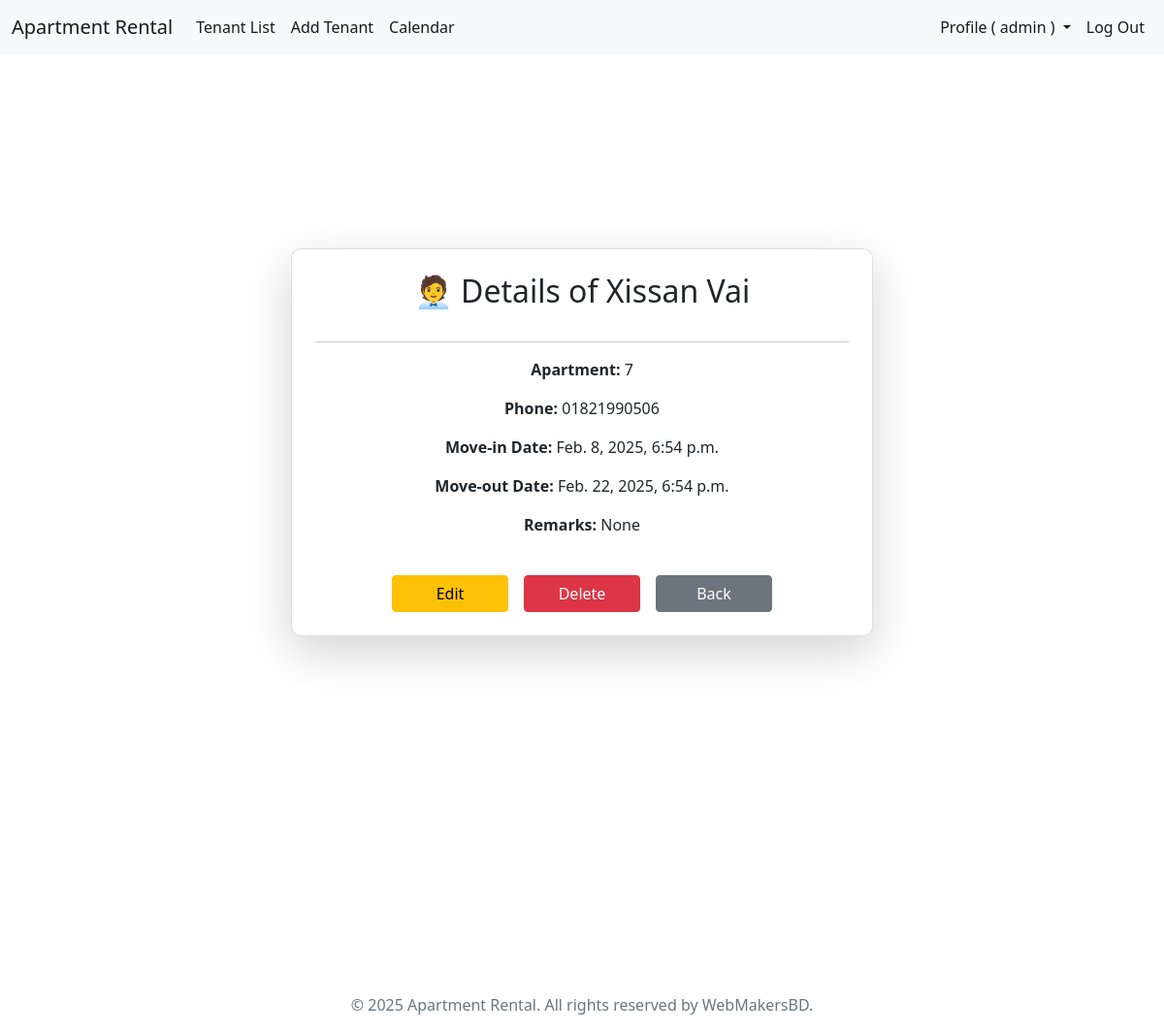
The app's page /tenant/28/ (signed in), older data.
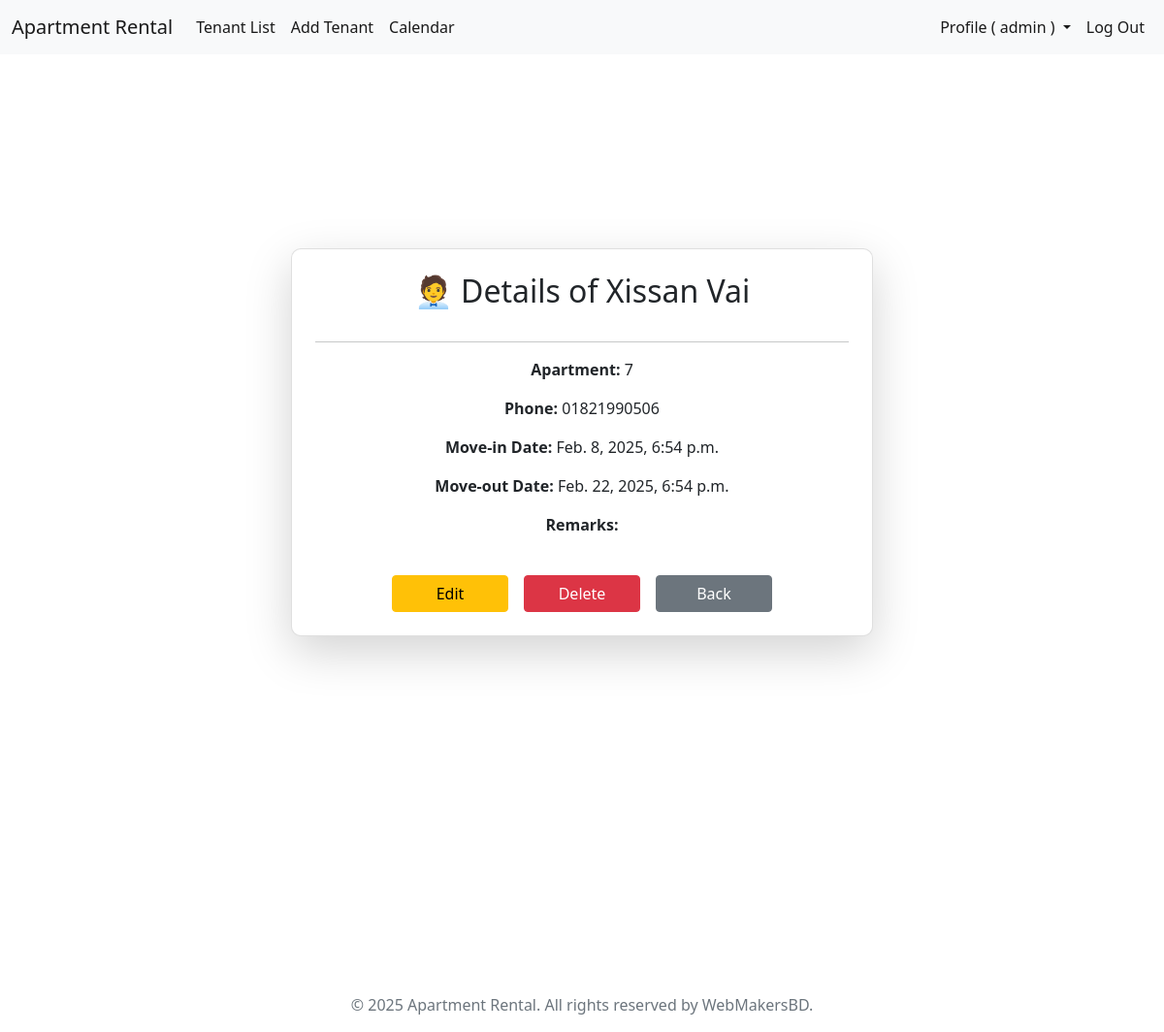
The same page, newer data.
### tenants/models.py (models this page shows, shortened)
class Tenant(models.Model):
    choices = [
        ('will_arrive', 'Will Arrive'),
        ('living', 'Living'),
        ('moved_out', 'Moved Out'),
    ]
    name = models.CharField(max_length=50)
    contact = models.CharField(max_length=15)
    apartment = models.ForeignKey(Apartment, on_delete=models.CASCADE)
    move_in_date = models.DateTimeField()
    move_out_date = models.DateTimeField(null=True, blank=True)
    remarks = models.TextField(blank=True, null=True, help_text="Additional details about the tenant.")
    status = models.CharField(max_length=15, choices=choices,)

class Apartment(models.Model):
    number = models.PositiveIntegerField(unique=True)
    is_booked = models.BooleanField(default=False)

### tenants/views.py (the view)
# urls.py: path('tenant/<int:tenant_id>/', tenant_details, name='tenant_details'),
def tenant_details(request, tenant_id):
    user = request.user
    if user.is_authenticated and user.is_superuser:
        tenant = Tenant.objects.get(id=tenant_id)  # Fetch tenant by ID
        return render(request, 'tenants/tenant_details.html', {'tenant': tenant})
    else:
        messages.error(request, 'You have to log in as an Admin to access this page.')
        return redirect('login')

### templates/tenants/tenant_details.html (shortened to what this page needs)
{% extends 'base.html' %}
{% load static %}
{% block extra_head %}
    <link rel="stylesheet" href="{% static 'css/tenants/tenant_details.css' %}">
{% endblock %}
{% block content %}
<div class="d-flex justify-content-center align-items-center vh-100">
    <div class="card shadow-lg p-4 text-center">
        <h2 class="mb-3">🧑‍💼 Details of {{ tenant.name }}</h2>
        <hr>
        <p><strong>Apartment:</strong> {{ tenant.apartment.number }}</p>
        <p><strong>Phone:</strong> {{ tenant.contact }}</p>
        <p><strong>Move-in Date:</strong> {{ tenant.move_in_date }}</p>
        <p><strong>Move-out Date:</strong> {{ tenant.move_out_date|default:"N/A" }}</p>
        <p><strong>Remarks:</strong> {{ tenant.remarks }}</p>
        <div class="mt-4 btn-container">
            <a href="{% url 'edit_tenant' tenant.id %}" class="btn btn-warning mx-2">Edit</a>
            <a href="{% url 'delete_tenant' tenant.id %}" class="btn btn-danger mx-2">Delete</a>
            <a href="{% url 'tenant_list' %}" class="btn btn-secondary mx-2">Back</a>
        </div>
    </div>
</div>
{% endblock %}

Row changes from the older to the newer data that the page shows:
changed Tenant "Xissan Vai": remarks "None" → (not shown)
